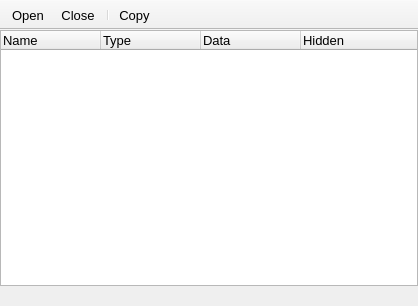
<?xml version="1.0" encoding="UTF-8"?>
<ui version="4.0">
 <class>HDF5</class>
 <widget class="QMainWindow" name="HDF5">
  <property name="geometry">
   <rect>
    <x>0</x>
    <y>0</y>
    <width>418</width>
    <height>306</height>
   </rect>
  </property>
  <property name="windowTitle">
   <string>HDF5</string>
  </property>
  <property name="unifiedTitleAndToolBarOnMac">
   <bool>true</bool>
  </property>
  <widget class="QWidget" name="centralwidget">
   <layout class="QGridLayout" name="gridLayout">
    <property name="leftMargin">
     <number>0</number>
    </property>
    <property name="topMargin">
     <number>0</number>
    </property>
    <property name="rightMargin">
     <number>0</number>
    </property>
    <property name="bottomMargin">
     <number>0</number>
    </property>
    <item row="0" column="0">
     <widget class="QTreeWidget" name="treeWidget">
      <property name="font">
       <font>
        <pointsize>10</pointsize>
       </font>
      </property>
      <property name="mouseTracking">
       <bool>true</bool>
      </property>
      <property name="editTriggers">
       <set>QAbstractItemView::SelectedClicked</set>
      </property>
      <property name="alternatingRowColors">
       <bool>true</bool>
      </property>
      <property name="selectionMode">
       <enum>QAbstractItemView::SingleSelection</enum>
      </property>
      <property name="headerHidden">
       <bool>false</bool>
      </property>
      <attribute name="headerDefaultSectionSize">
       <number>100</number>
      </attribute>
      <column>
       <property name="text">
        <string>Name</string>
       </property>
      </column>
      <column>
       <property name="text">
        <string>Type</string>
       </property>
      </column>
      <column>
       <property name="text">
        <string>Data</string>
       </property>
      </column>
      <column>
       <property name="text">
        <string>Hidden</string>
       </property>
      </column>
     </widget>
    </item>
   </layout>
  </widget>
  <widget class="QStatusBar" name="statusBar">
   <property name="font">
    <font>
     <pointsize>10</pointsize>
    </font>
   </property>
   <property name="sizeGripEnabled">
    <bool>false</bool>
   </property>
  </widget>
  <widget class="QToolBar" name="toolBar">
   <property name="font">
    <font>
     <pointsize>10</pointsize>
    </font>
   </property>
   <property name="windowTitle">
    <string>toolBar</string>
   </property>
   <property name="movable">
    <bool>false</bool>
   </property>
   <property name="iconSize">
    <size>
     <width>20</width>
     <height>20</height>
    </size>
   </property>
   <property name="floatable">
    <bool>false</bool>
   </property>
   <attribute name="toolBarArea">
    <enum>TopToolBarArea</enum>
   </attribute>
   <attribute name="toolBarBreak">
    <bool>false</bool>
   </attribute>
   <addaction name="actionOpen"/>
   <addaction name="actionClose"/>
   <addaction name="separator"/>
   <addaction name="actionCopy"/>
  </widget>
  <action name="actionOpen">
   <property name="icon">
    <iconset>
     <normaloff>:icons//plus.png</normaloff>:icons//plus.png</iconset>
   </property>
   <property name="text">
    <string>Open</string>
   </property>
  </action>
  <action name="actionClose">
   <property name="icon">
    <iconset>
     <normaloff>:icons//remove.png</normaloff>:icons//remove.png</iconset>
   </property>
   <property name="text">
    <string>Close</string>
   </property>
  </action>
  <action name="actionCopy">
   <property name="icon">
    <iconset>
     <normaloff>:icons//saveClipboard.png</normaloff>:icons//saveClipboard.png</iconset>
   </property>
   <property name="text">
    <string>Copy</string>
   </property>
   <property name="toolTip">
    <string>Copy path</string>
   </property>
  </action>
 </widget>
 <resources/>
 <connections/>
</ui>
